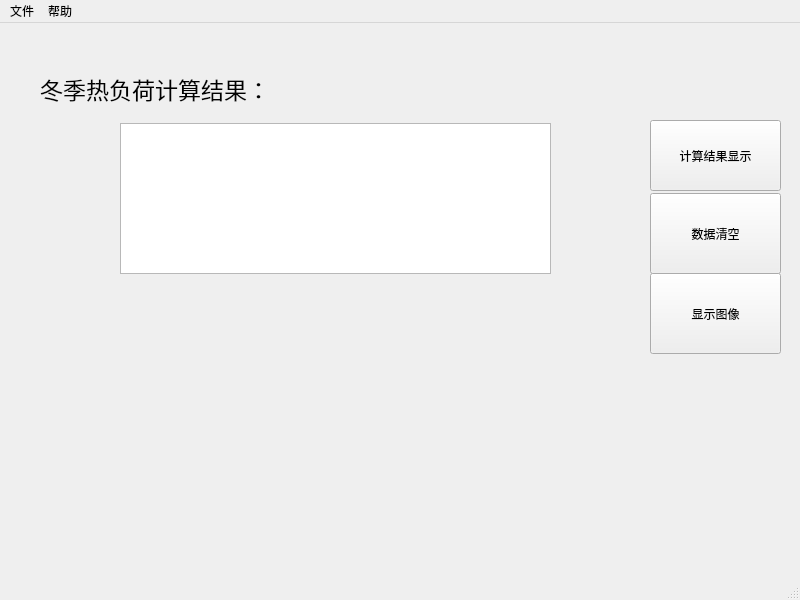
<?xml version="1.0" encoding="UTF-8"?>
<ui version="4.0">
 <class>MainWindow</class>
 <widget class="QMainWindow" name="MainWindow">
  <property name="geometry">
   <rect>
    <x>0</x>
    <y>0</y>
    <width>800</width>
    <height>600</height>
   </rect>
  </property>
  <property name="windowTitle">
   <string>MainWindow</string>
  </property>
  <widget class="QWidget" name="centralwidget">
   <widget class="QPushButton" name="pushButton_2">
    <property name="geometry">
     <rect>
      <x>650</x>
      <y>170</y>
      <width>131</width>
      <height>81</height>
     </rect>
    </property>
    <property name="text">
     <string>数据清空</string>
    </property>
   </widget>
   <widget class="QTextEdit" name="jieguo1">
    <property name="geometry">
     <rect>
      <x>120</x>
      <y>100</y>
      <width>431</width>
      <height>151</height>
     </rect>
    </property>
    <property name="styleSheet">
     <string notr="true">font: 9pt &quot;楷体&quot;;</string>
    </property>
   </widget>
   <widget class="QLabel" name="label">
    <property name="geometry">
     <rect>
      <x>40</x>
      <y>30</y>
      <width>331</width>
      <height>71</height>
     </rect>
    </property>
    <property name="font">
     <font>
      <family>楷体</family>
      <pointsize>17</pointsize>
      <weight>50</weight>
      <italic>false</italic>
      <bold>false</bold>
     </font>
    </property>
    <property name="styleSheet">
     <string notr="true">font: 17pt &quot;楷体&quot;;</string>
    </property>
    <property name="text">
     <string>冬季热负荷计算结果：</string>
    </property>
   </widget>
   <widget class="QPushButton" name="pushButton">
    <property name="geometry">
     <rect>
      <x>650</x>
      <y>97</y>
      <width>131</width>
      <height>71</height>
     </rect>
    </property>
    <property name="text">
     <string>计算结果显示</string>
    </property>
   </widget>
   <widget class="QPushButton" name="pushButton_3">
    <property name="geometry">
     <rect>
      <x>650</x>
      <y>250</y>
      <width>131</width>
      <height>81</height>
     </rect>
    </property>
    <property name="text">
     <string>显示图像</string>
    </property>
   </widget>
  </widget>
  <widget class="QMenuBar" name="menubar">
   <property name="geometry">
    <rect>
     <x>0</x>
     <y>0</y>
     <width>800</width>
     <height>26</height>
    </rect>
   </property>
   <widget class="QMenu" name="menu">
    <property name="title">
     <string>文件</string>
    </property>
    <addaction name="actionSave"/>
    <addaction name="actionClose"/>
   </widget>
   <widget class="QMenu" name="menu_2">
    <property name="title">
     <string>帮助</string>
    </property>
    <addaction name="actionHelp"/>
   </widget>
   <addaction name="menu"/>
   <addaction name="menu_2"/>
  </widget>
  <widget class="QStatusBar" name="statusbar"/>
  <action name="actionSave">
   <property name="text">
    <string>Save</string>
   </property>
  </action>
  <action name="actionClose">
   <property name="text">
    <string>Close</string>
   </property>
  </action>
  <action name="actionHelp">
   <property name="text">
    <string>Help</string>
   </property>
  </action>
 </widget>
 <resources/>
 <connections/>
</ui>
